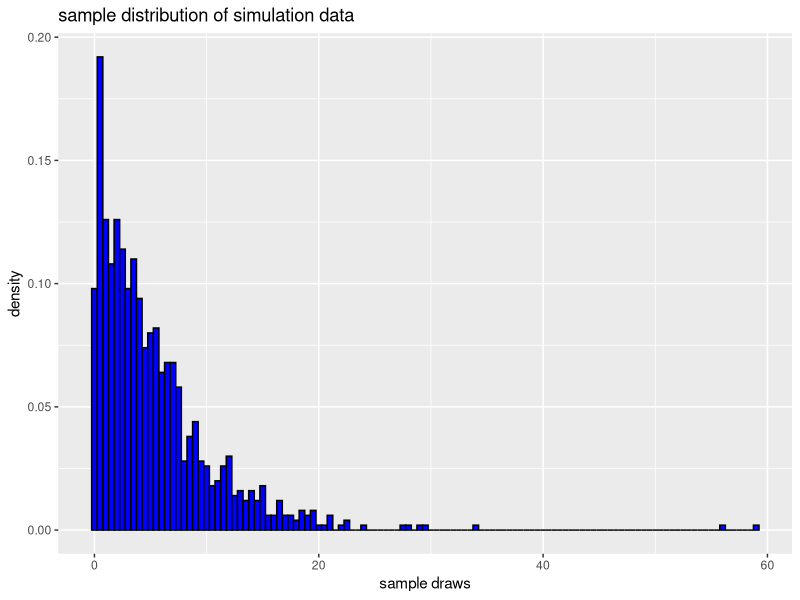
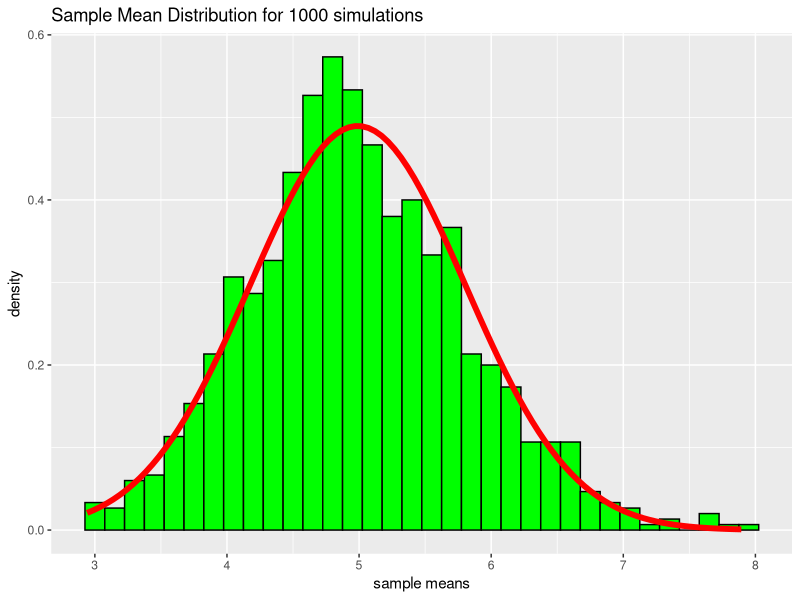

These charts were generated, in order, by the following R code:
## ---- chunk 1
knitr::opts_chunk$set(echo = TRUE)
## ---- chunk 2
library(ggplot2)
library(knitr)
## ---- chunk 3
lambda <- 0.2

# Theoretical mean for exponential distribution:
mean_theoretical <- 1/lambda

# Theoretical variance for exponential distribution:
var_theoretical <- (1/lambda)^2

## ---- chunk 4
# Number of simulations
nosim <- 1000

# Number of samples for each simulation
n <- 40

#set seed for random sampling
set.seed(0)

# Generate random samples and store in matrix sim.mat
sim.mat <- sim.mat <- matrix(rexp(n*nosim,rate=lambda),nosim)

## ---- chunk 5
# sample mean distribution list
mean_dist <- apply(sim.mat,1,mean)

# sample variance distribution list
var_dist <- apply(sim.mat,1,var)

## ---- chunk 6

# sample mean
mean_sample <- mean(mean_dist)

# sample variance
var_sample <- mean(var_dist)

## ---- chunk 7

# generate 1000 random sample draws of exponential distribution and store them in data frame dfSample
dfsample <- as.data.frame(rexp(1000,rate=lambda))
names(dfsample)<- c("RV")

# Draw histogram to view the sample draw distribution
ggplot(data=dfsample)+geom_histogram(mapping=aes(x=dfsample$RV,y=..density..),binwidth = 0.5,fill="blue",col="black")+xlab("sample draws")+ggtitle("sample distribution of simulation data")

## ---- chunk 8

# Convert mean_dist to dataframe so as to use in ggplot
mean_dist <- as.data.frame(mean_dist)

# draw the plot for sample mean distribution
a  <- ggplot(data=mean_dist)+geom_histogram(mapping=aes(x=mean_dist,y=..density..),binwidth = 0.15,fill="green",col="black")

# add density curve
a + stat_function(fun=dnorm,args=list(mean=mean(mean_dist$mean_dist),sd=sd(mean_dist$mean_dist)),col="red",lwd=2)+xlab("sample means")+ylab("density")+ggtitle("Sample Mean Distribution for 1000 simulations")


